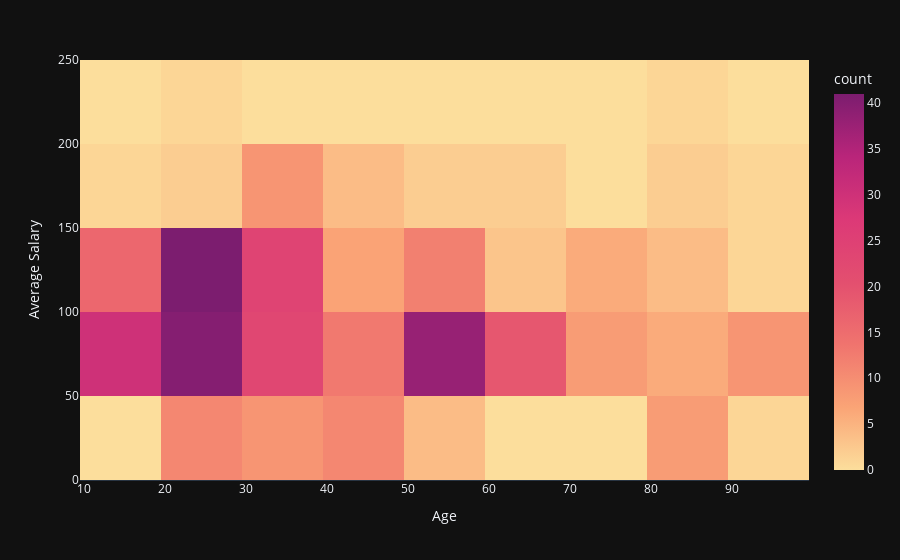

Here is the notebook cell this chart was saved with:
### Markdown cell above
We can observe that two charts are almost identical apart from wages being noticeably higher in the second one. This example shows that most workers get paid on average 40-70 thousand $ more than their minimal requirements

### Code cell
drawheat(df2, "age", "avg_salary", "Age", "Average Salary")

### Figure 1 — Plotly figure (JSON) as saved in the notebook; plotly's stock layout.template omitted (floating-point values rounded to 4 significant figures; data arrays with more than 128 entries replaced by an {"elided": "..."} marker saying what was removed)
{"data": [{"coloraxis": "coloraxis", "hovertemplate": "Age=%{x}<br>Average Salary=%{y}<br>count=%{z}<extra></extra>", "name": "", "nbinsx": 10, "nbinsy": 10, "x": {"elided": "369 int values"}, "xaxis": "x", "xbingroup": "x", "y": {"elided": "369 float values"}, "yaxis": "y", "ybingroup": "y", "type": "histogram2d"}], "layout": {"xaxis": {"anchor": "y", "domain": [0.0, 1.0], "title": {"text": "Age"}}, "yaxis": {"anchor": "x", "domain": [0.0, 1.0], "title": {"text": "Average Salary"}}, "coloraxis": {"colorbar": {"title": {"text": "count"}}, "colorscale": [[0.0, "rgb(252, 222, 156)"], [0.1667, "rgb(250, 164, 118)"], [0.3333, "rgb(240, 116, 110)"], [0.5, "rgb(227, 79, 111)"], [0.6667, "rgb(220, 57, 119)"], [0.8333, "rgb(185, 37, 122)"], [1.0, "rgb(124, 29, 111)"]]}, "legend": {"tracegroupgap": 0}, "margin": {"t": 60}}}
